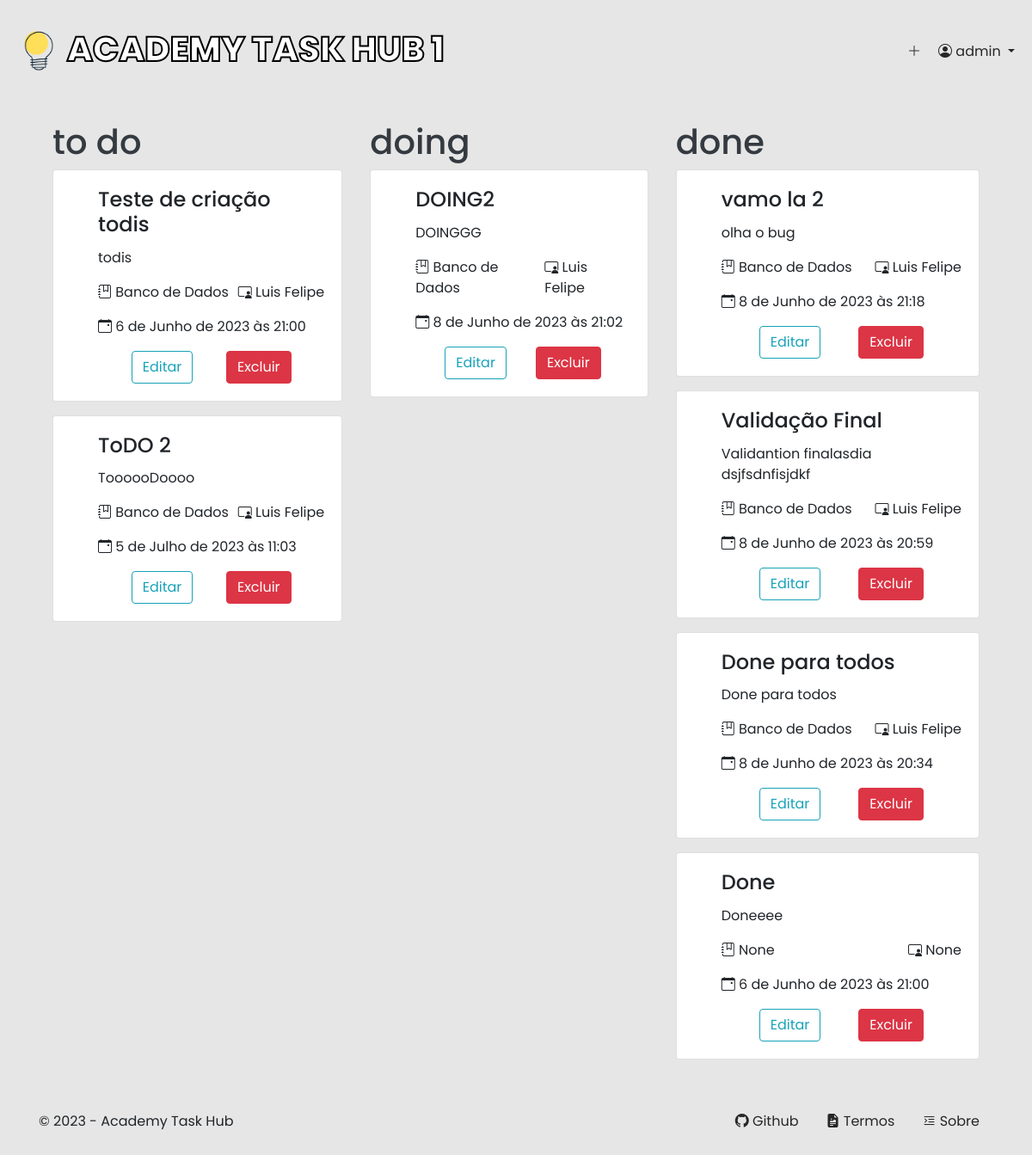
Before: /client/cards/4/ (signed in) with the older database file.
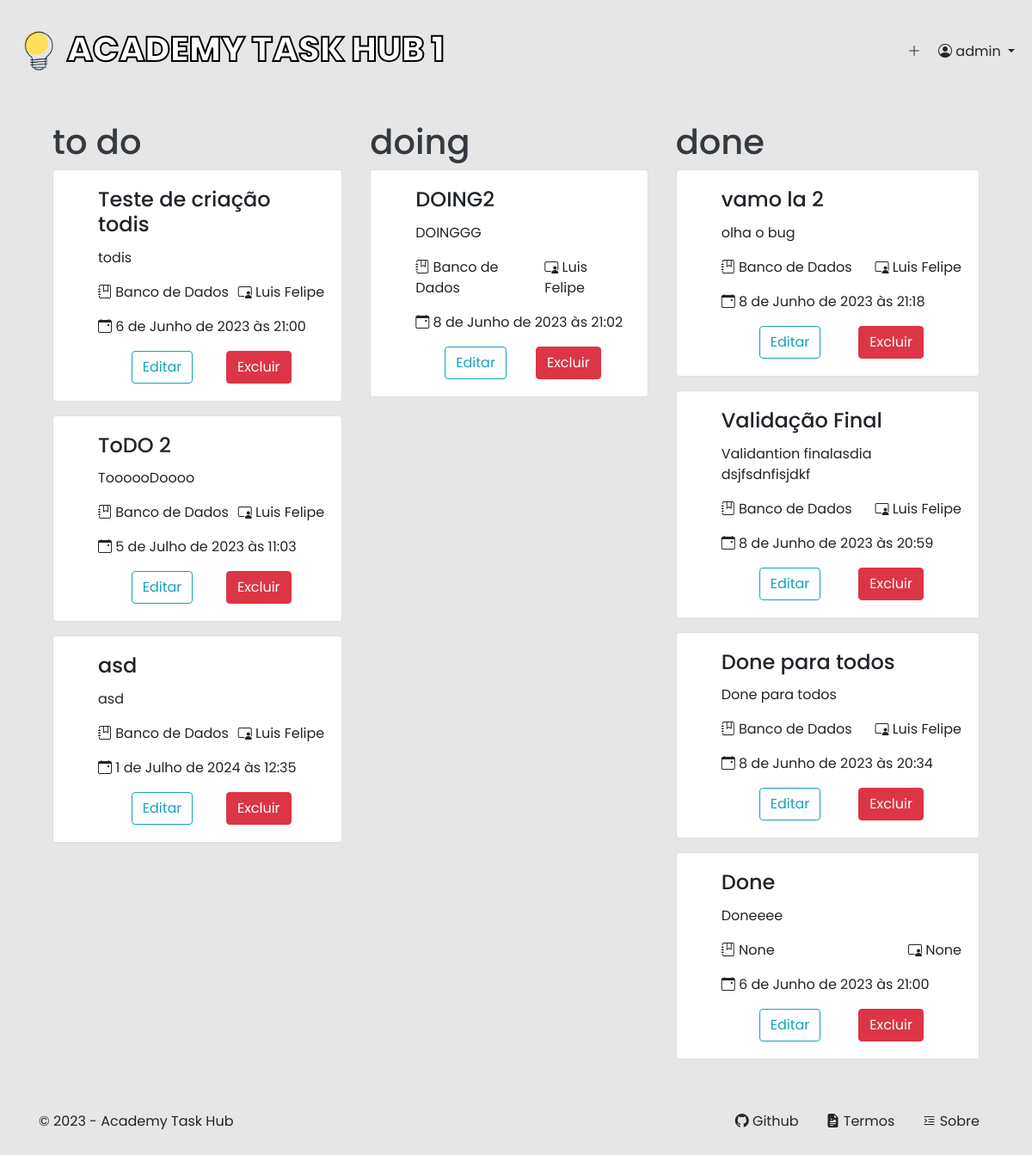
After: the same page with the newer database file.
### apps/client/models.py (models this page shows, shortened)
class ItemList(models.Model):
    STATUS = (
        ('TODO', 'To Do'),
        ('DOING', 'Doing'),
        ('DONE', 'Done'),
    )
    TYPE = (
        ('P', 'Pessoal'),
        ('A', 'Para todos')
    )
    author = models.ForeignKey(User, on_delete=models.CASCADE)
    title = models.CharField(max_length=50)
    content = models.CharField(max_length=150)
    created_date = models.DateTimeField(auto_now_add=True)
    updated_date = models.DateTimeField(auto_now=True)
    due_date = models.DateTimeField()
    discipline = models.ForeignKey(Discipline, on_delete=models.CASCADE, blank=True, null=True)
    teacher = models.ForeignKey(Teacher, models.CASCADE, blank=True, null=True)
    status = models.CharField(max_length=5, choices=STATUS)
    type = models.CharField(max_length=1, choices=TYPE)

class Discipline(models.Model):
    name = models.CharField(max_length=20)
    is_technical_area = models.BooleanField()
    def __str__ (self) -> str:
        return self.name

class Teacher(models.Model):
    name = models.CharField(max_length=20)
    def __str__ (self) -> str:
        return self.name

### apps/client/views.py (the view)
# urls.py: path('cards/<int:pk>/', views.cards, name='cards'),
@login_required(login_url='/auth/login')
def cards(request, pk):
    if request.method == 'GET':
        person = Person.objects.filter(id=pk).first()
        user = Person.objects.filter(user=request.user).first()
        if not user.id == person.id:
            messages.error(request, 'Você não tem permisão de acessar está página.')
            return redirect('/')
        person = Person.objects.get(user=request.user)
        atual_date = datetime.today().strftime("%Y-%m-%d")
        item_list_todo = person.item_list.filter(status='TODO').order_by('due_date')
        item_list_doing = person.item_list.filter(status='DOING').order_by('-due_date')
        item_list_done = person.item_list.filter(status='DONE').order_by('-due_date')
        return render(request, 'pages/cards.html', context={
            'atual_date': atual_date,
            'item_list_todo': item_list_todo,
            'item_list_done': item_list_done,
            'item_list_doing': item_list_doing,
            'person': person,
        })

### apps/client/templates/pages/cards.html
{% extends 'base.html' %}
{% load static %}
{% block body %}
    <section class="container section text-white d-flex justify-content-between align-items-start">
        <main class="to-do p-3 d-flex justify-content-center flex-column text-dark">
            <h1>to do</h1>
            {% for item in item_list_todo %}
                {% include '../partials/card.html' %}
            {% empty %}
                <p>Nenhum item encontrado.</p>
            {% endfor %}
        </main>
        <main class="doing p-3 d-flex justify-content-center flex-column text-dark">
            <h1>doing</h1>
            {% for item in item_list_doing %}
                {% include '../partials/card.html' %}
            {% empty %}
                <p>Nenhum item encontrado.</p>
            {% endfor %}
        </main>
        <main class="done p-3 d-flex justify-content-center flex-column text-dark">
            <h1>done</h1>
            {% for item in item_list_done %}
                {% include '../partials/card.html' %}
            {% empty %}
                <p>Nenhum item encontrado.</p>
            {% endfor %}
        </main>
    </section>
{% endblock body %}

### apps/client/templates/partials/card.html
<ul class="card" style="min-width: 300px;">
    <li class="card-body">
        <h4 class="card-title">{{ item.title }}</h4>
        <p class="card-text">{{ item.content }}</p>
        <div class="more d-flex justify-content-between">
            <p><i class="bi bi-journal-bookmark"></i> {{ item.discipline }}</p>
            <p><i class="bi bi-person-video3"></i> {{ item.teacher }}</p>
        </div>
        <p class="card-text"><i class="bi bi-calendar-event"></i> {{ item.due_date }}</p>
        <div class="d-flex justify-content-evenly">
            <a href="{% url 'update_card' item.id person.id %}" class="btn btn-outline-info">Editar</a>
            <a href="{% url 'delete_card' item.id person.id %}" class="btn btn-danger">Excluir</a>
        </div>
    </li>
</ul>

Changed rows visible on the page:
added ItemList: title "asd", content "asd", discipline "Banco de Dados", teacher "Luis Felipe", due_date "1 de Julho de 2024 às 12:35", shown under "to do"
